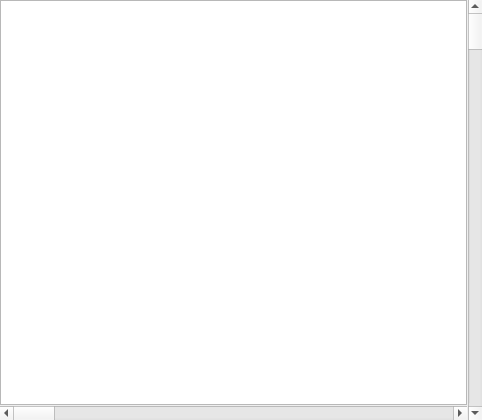
<?xml version="1.0" encoding="UTF-8"?>
<ui version="4.0">
 <class>YtRoiShowDisp</class>
 <widget class="QWidget" name="YtRoiShowDisp">
  <property name="geometry">
   <rect>
    <x>0</x>
    <y>0</y>
    <width>482</width>
    <height>420</height>
   </rect>
  </property>
  <property name="windowTitle">
   <string>Form</string>
  </property>
  <layout class="QGridLayout" name="gridLayout">
   <property name="leftMargin">
    <number>0</number>
   </property>
   <property name="topMargin">
    <number>0</number>
   </property>
   <property name="rightMargin">
    <number>0</number>
   </property>
   <property name="bottomMargin">
    <number>0</number>
   </property>
   <property name="spacing">
    <number>1</number>
   </property>
   <item row="0" column="0">
    <widget class="QGView" name="graphicsView"/>
   </item>
   <item row="1" column="0">
    <widget class="QScrollBar" name="horizontalScrollBar">
     <property name="orientation">
      <enum>Qt::Horizontal</enum>
     </property>
    </widget>
   </item>
   <item row="0" column="1" rowspan="2">
    <widget class="QScrollBar" name="verticalScrollBar">
     <property name="orientation">
      <enum>Qt::Vertical</enum>
     </property>
    </widget>
   </item>
  </layout>
 </widget>
 <customwidgets>
  <customwidget>
   <class>QGView</class>
   <extends>QGraphicsView</extends>
   <header>qgview.h</header>
  </customwidget>
 </customwidgets>
 <resources/>
 <connections/>
</ui>
